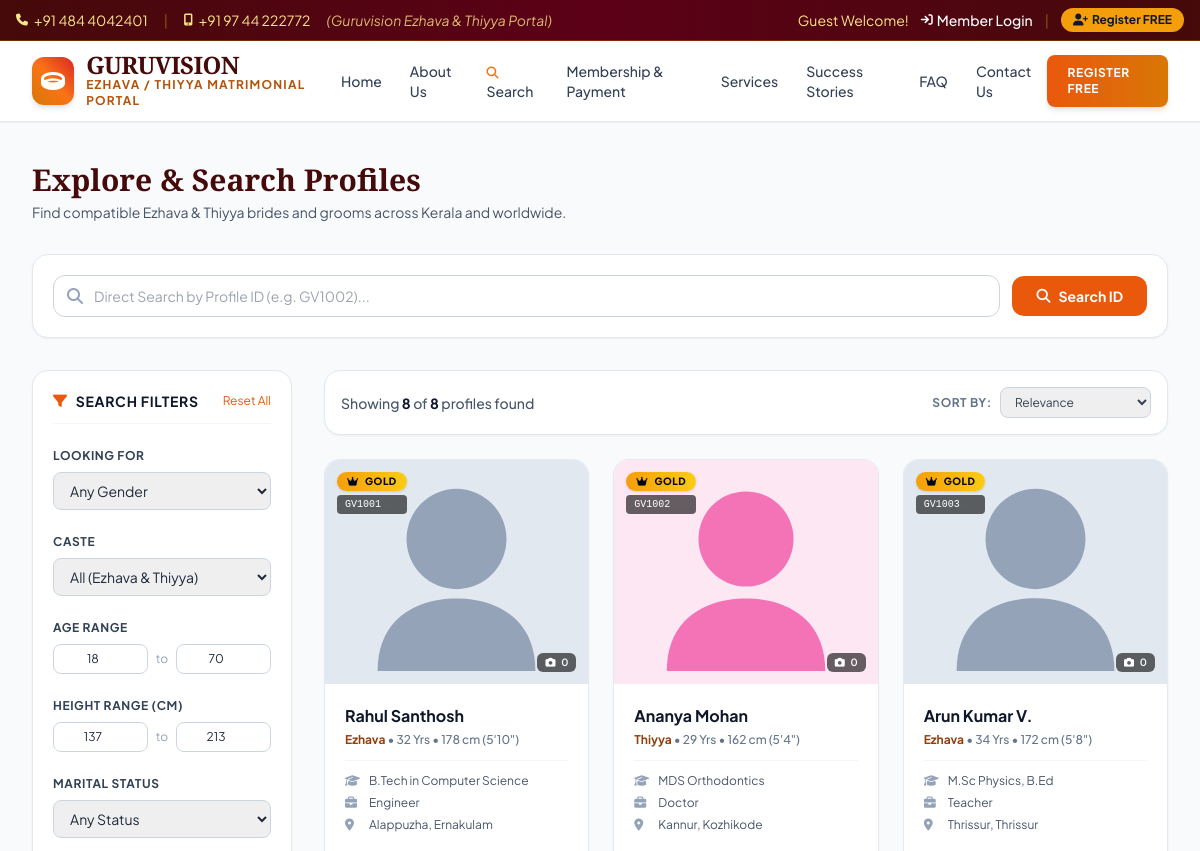
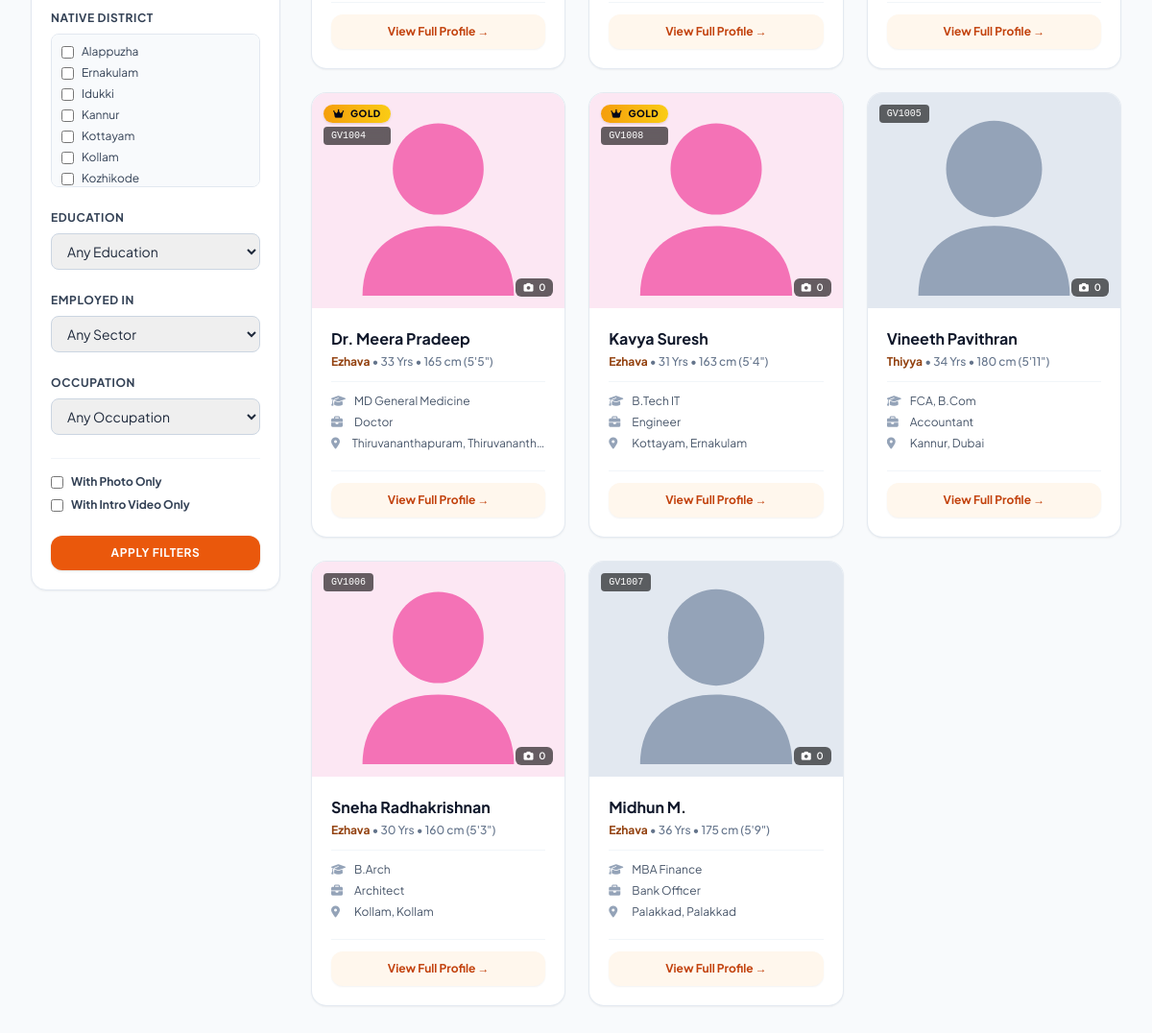
Screenshot of /advanced_search.php with the database file from the repository (2 pictures, top to bottom).
### tables this page shows
CREATE TABLE users (
    id INT UNSIGNED AUTO_INCREMENT PRIMARY KEY,
    profile_id VARCHAR(20) NOT NULL UNIQUE,
    email VARCHAR(150) NOT NULL UNIQUE,
    password_hash VARCHAR(255) NOT NULL,
    is_premium TINYINT(1) NOT NULL DEFAULT 0,
    created_at TIMESTAMP DEFAULT CURRENT_TIMESTAMP,
    updated_at TIMESTAMP DEFAULT CURRENT_TIMESTAMP ON UPDATE CURRENT_TIMESTAMP,

     
    created_by ENUM('Self', 'Parents', 'Sibling', 'Relative', 'Friend') NOT NULL,
    full_name VARCHAR(100) NOT NULL,

     
    gender ENUM('Male', 'Female') NOT NULL,
    dob DATE NOT NULL,
    marital_status ENUM('Unmarried', 'Widower / Widow', 'Divorced') NOT NULL,
    children ENUM('No', 'Yes') DEFAULT NULL,
    mother_tongue ENUM('Malayalam', 'English', 'Hindi', 'Tamil', 'Kannada') NOT NULL DEFAULT 'Malayalam',
    about_me TEXT DEFAULT NULL,

     
    religion VARCHAR(50) NOT NULL DEFAULT 'Hindu',
    caste ENUM('Ezhava', 'Thiyya') NOT NULL,
    physical_status ENUM('Normal', 'Physically Challenged') NOT NULL DEFAULT 'Normal',
    height SMALLINT UNSIGNED NOT NULL COMMENT 'Height in cm (137 to 213)',
    weight SMALLINT UNSIGNED DEFAULT NULL COMMENT 'Weight in kg (40 to 140)',
    body_type ENUM('Average', 'Athletic', 'Slim', 'Heavy') DEFAULT 'Average',
    complexion ENUM('Very Fair', 'Fair', 'Medium', 'Dark') NOT NULL,
    blood_group ENUM('A+ve', 'A-ve', 'B+ve', 'B-ve', 'AB+ve', 'AB-ve', 'O+ve', 'O-ve') DEFAULT NULL,
    diet ENUM('Vegetarian', 'Non Vegetarian', 'Eggatarian') DEFAULT 'Non Vegetarian',

     
    edu_category VARCHAR(100) DEFAULT NULL,
    edu_detail VARCHAR(100) NOT NULL,
    employed_in ENUM('Abroad', 'Agriculture', 'Business / Self Employed', 'Government', 'MNC', 'Networking', 'Own Firm', 'Public Ltd', 'Private', 'Professionals') DEFAULT NULL,
    occupation_category VARCHAR(100) DEFAULT NULL,
    occu_detail VARCHAR(100) DEFAULT NULL,
    working_firm VARCHAR(100) DEFAULT NULL,
    work_place VARCHAR(100) DEFAULT NULL,
    monthly_income VARCHAR(100) DEFAULT NULL,

     
    native_place VARCHAR(100) DEFAULT NULL,
    native_district ENUM('Alappuzha', 'Ernakulam', 'Idukki', 'Kannur', 'Kottayam', 'Kollam', 'Kozhikode', 'Kasaragod', 'Malappuram', 'Palakkad', 'Pathanamthitta', 'Thiruvananthapuram', 'Thrissur', 'Wayanad', 'Other') NOT NULL,
    citizenship VARCHAR(100) NOT NULL DEFAULT 'India',
    living_place VARCHAR(100) NOT NULL DEFAULT 'India',
    living_country VARCHAR(100) NOT NULL DEFAULT 'India',
    contact_name VARCHAR(100) NOT NULL,
    contact_relation ENUM('Father', 'Mother', 'Brother', 'Sister', 'Relative') NOT NULL,
    contact_phone VARCHAR(15) NOT NULL,
    alternate_phone VARCHAR(15) DEFAULT NULL,
    com_address TEXT DEFAULT NULL,

    INDEX idx_gender (gender),
    INDEX idx_caste (caste),
    INDEX idx_district (native_district),
    INDEX idx_marital_status (marital_status),
    INDEX idx_is_premium (is_premium),
    INDEX idx_dob (dob),
    INDEX idx_created_at (created_at)
);

### advanced_search.php (the view, shortened to what the rows shown need)
<?php
require_once __DIR__ . '/includes/helpers.php';
require_once __DIR__ . '/includes/media_handler.php';
$pdo = getDBConnection();
$sortBy = $_GET['sort'] ?? 'relevance';
$page = max(1, (int)($_GET['page'] ?? 1));
$perPage = 9;
$offset = ($page - 1) * $perPage;
$where = ["1=1"];
$params = [];
$whereClause = implode(" AND ", $where);
$orderBy = match($sortBy) {
    'latest'    => 'u.created_at DESC',
    'age_asc'   => 'u.dob DESC',
    'age_desc'  => 'u.dob ASC',
    default     => 'u.is_premium DESC, u.created_at DESC',
};
$sql = "SELECT u.*,
        (SELECT thumb_path FROM user_photos up WHERE up.user_id = u.id AND up.is_main = 1 LIMIT 1) as main_thumb,
        (SELECT COUNT(*) FROM user_photos up WHERE up.user_id = u.id) as photo_count,
        (SELECT COUNT(*) FROM user_videos uv WHERE uv.user_id = u.id) as has_video
        FROM users u
        WHERE $whereClause
        ORDER BY $orderBy
        LIMIT ? OFFSET ?";
$dataParams = array_merge($params, [$perPage, $offset]);
$stmt = $pdo->prepare($sql);
$stmt->execute($dataParams);
$profiles = $stmt->fetchAll();
require_once __DIR__ . '/includes/header.php';
?>
<div class="py-10 bg-slate-50 min-h-screen">
    <div class="max-w-7xl mx-auto px-4 sm:px-6 lg:px-8">
        <div class="mb-8">
            <h1 class="font-serif-title text-3xl font-extrabold text-red-950">
                Explore &amp; Search Profiles
            </h1>
        </div>
        <div class="grid grid-cols-1 lg:grid-cols-4 gap-8">
            <div class="lg:col-span-1">
                <form action="/advanced_search.php" method="GET" class="bg-white rounded-2xl border border-slate-200 shadow-sm p-5 space-y-6">
                    <div class="flex items-center justify-between border-b border-slate-100 pb-3">
                        <h2 class="text-sm font-bold text-slate-900 uppercase tracking-wider flex items-center gap-2">
                            <i class="fa-solid fa-filter text-primary-600"></i> Search Filters
                        </h2>
                    </div>
                </form>
            </div>
            <div class="lg:col-span-3 space-y-6">
                <?php if (empty($profiles)): ?>
                    <div class="bg-white rounded-2xl border border-slate-200 p-12 text-center">
                        <i class="fa-solid fa-user-slash text-5xl text-slate-300 mb-3 block"></i>
                        <h3 class="text-lg font-bold text-slate-800">No profiles matched your search criteria</h3>
                        <p class="text-sm text-slate-500 mt-1 max-w-md mx-auto">Try broadening your age range, clearing district filters, or removing photo/video restrictions.</p>
                        <a href="/advanced_search.php" class="inline-block mt-4 bg-primary-600 hover:bg-primary-700 text-white text-xs font-bold px-5 py-2.5 rounded-xl">Reset All Filters</a>
                    </div>
                <?php else: ?>
                    <div class="grid grid-cols-1 sm:grid-cols-2 md:grid-cols-3 gap-6">
                        <?php foreach ($profiles as $p): ?>
                            <?php
                            $thumb = !empty($p['main_thumb']) ? '/' . $p['main_thumb'] : '/' . getDefaultAvatar($p['gender']);
                            $age = calculateAge($p['dob']);
                            ?>
                            <div class="bg-white rounded-2xl border border-slate-200/90 shadow-sm hover:shadow-lg transition-all duration-300 overflow-hidden flex flex-col group">
                                <div class="relative h-56 bg-slate-100 overflow-hidden">
                                    <img src="<?= $thumb ?>" alt="<?= sanitize($p['full_name']) ?>" class="w-full h-full object-cover group-hover:scale-105 transition duration-500">
                                    <div class="absolute top-3 left-3 flex flex-col gap-1">
                                        <?php if ($p['is_premium']): ?>
                                            <span class="bg-gradient-to-r from-amber-500 to-yellow-400 text-slate-950 font-black text-[10px] px-2.5 py-0.5 rounded-full uppercase tracking-wider shadow">
                                                <i class="fa-solid fa-crown mr-1"></i> GOLD
                                            </span>
                                        <?php endif; ?>
                                        <span class="bg-black/60 backdrop-blur-sm text-white text-[10px] px-2 py-0.5 rounded font-mono">
                                            <?= sanitize($p['profile_id']) ?>
                                        </span>
                                    </div>
                                    <div class="absolute bottom-3 right-3 flex items-center gap-1.5">
                                        <span class="bg-black/60 backdrop-blur-sm text-white text-[10px] px-2 py-0.5 rounded-md font-semibold">
                                            <i class="fa-solid fa-camera mr-1"></i> <?= $p['photo_count'] ?>
                                        </span>
                                    </div>
                                </div>
                                <div class="p-5 flex-1 flex flex-col justify-between">
                                    <div>
                                        <div class="flex items-baseline justify-between mb-1">
                                            <h3 class="font-bold text-slate-900 text-base group-hover:text-primary-600 transition truncate">
                                                <?= sanitize($p['full_name']) ?>
                                            </h3>
                                        </div>
                                        <div class="text-xs text-slate-500 font-medium mb-3">
                                            <span class="text-amber-800 font-bold"><?= sanitize($p['caste']) ?></span> &bull;
                                            <?= $age ?> Yrs &bull;
                                            <?= formatHeight($p['height']) ?>
                                        </div>
                                        <div class="space-y-1.5 text-xs text-slate-600 border-t border-slate-100 pt-3">
                                            <div class="flex items-center gap-2 truncate">
                                                <i class="fa-solid fa-graduation-cap text-slate-400 w-4"></i>
                                                <span class="truncate"><?= sanitize($p['edu_detail']) ?></span>
                                            </div>
                                            <div class="flex items-center gap-2 truncate">
                                                <i class="fa-solid fa-briefcase text-slate-400 w-4"></i>
                                                <span class="truncate"><?= sanitize($p['occupation_category'] ?: 'Not Specified') ?></span>
                                            </div>
                                            <div class="flex items-center gap-2 truncate">
                                                <i class="fa-solid fa-location-dot text-slate-400 w-4"></i>
                                                <span class="truncate"><?= sanitize($p['native_district']) ?>, <?= sanitize($p['living_place']) ?></span>
                                            </div>
                                        </div>
                                    </div>
                                    <div class="mt-5 pt-3 border-t border-slate-100">
                                        <a href="/profile.php?id=<?= urlencode($p['profile_id']) ?>" class="block w-full text-center bg-orange-50 hover:bg-primary-600 text-primary-700 hover:text-white font-bold text-xs py-2.5 rounded-xl transition shadow-sm">
                                            View Full Profile &rarr;
                                        </a>
                                    </div>
                                </div>
                            </div>
                        <?php endforeach; ?>
                    </div>
                <?php endif; ?>
            </div>
        </div>
    </div>
</div>
<?php require_once __DIR__ . '/includes/footer.php'; ?>

### rows the page displays
users: is_premium 1 (drawn), profile "GV1001", photo_count "0", full_name "Rahul Santhosh", caste "Ezhava", dob "32", height "178 cm (5'10\")", edu_detail "B.Tech in Computer Science", occupation_category "Engineer", native_district "Alappuzha", living_place "Ernakulam"
users: is_premium 1 (drawn), profile "GV1002", photo_count "0", full_name "Ananya Mohan", caste "Thiyya", dob "29", height "162 cm (5'4\")", edu_detail "MDS Orthodontics", occupation_category "Doctor", native_district "Kannur", living_place "Kozhikode"
users: is_premium 1 (drawn), profile "GV1003", photo_count "0", full_name "Arun Kumar V.", caste "Ezhava", dob "34", height "172 cm (5'8\")", edu_detail "M.Sc Physics, B.Ed", occupation_category "Teacher", native_district "Thrissur", living_place "Thrissur"
users: is_premium 1 (drawn), profile "GV1004", photo_count "0", full_name "Dr. Meera Pradeep", caste "Ezhava", dob "33", height "165 cm (5'5\")", edu_detail "MD General Medicine", occupation_category "Doctor", native_district "Thiruvananthapuram", living_place "Thiruvananth…"
users: is_premium 1 (drawn), profile "GV1008", photo_count "0", full_name "Kavya Suresh", caste "Ezhava", dob "31", height "163 cm (5'4\")", edu_detail "B.Tech IT", occupation_category "Engineer", native_district "Kottayam", living_place "Ernakulam"
users: profile "GV1005", photo_count "0", full_name "Vineeth Pavithran", caste "Thiyya", dob "34", height "180 cm (5'11\")", edu_detail "FCA, B.Com", occupation_category "Accountant", native_district "Kannur", living_place "Dubai"
users: profile "GV1006", photo_count "0", full_name "Sneha Radhakrishnan", caste "Ezhava", dob "30", height "160 cm (5'3\")", edu_detail "B.Arch", occupation_category "Architect", native_district "Kollam", living_place "Kollam"
users: profile "GV1007", photo_count "0", full_name "Midhun M.", caste "Ezhava", dob "36", height "175 cm (5'9\")", edu_detail "MBA Finance", occupation_category "Bank Officer", native_district "Palakkad", living_place "Palakkad"

### other values shown
$dst "Alappuzha"
$dst "Ernakulam"
$dst "Idukki"
$dst "Kannur"
$dst "Kottayam"
$dst "Kollam"
$dst "Kozhikode"
count($profiles) "8"
$totalRecords "8"
